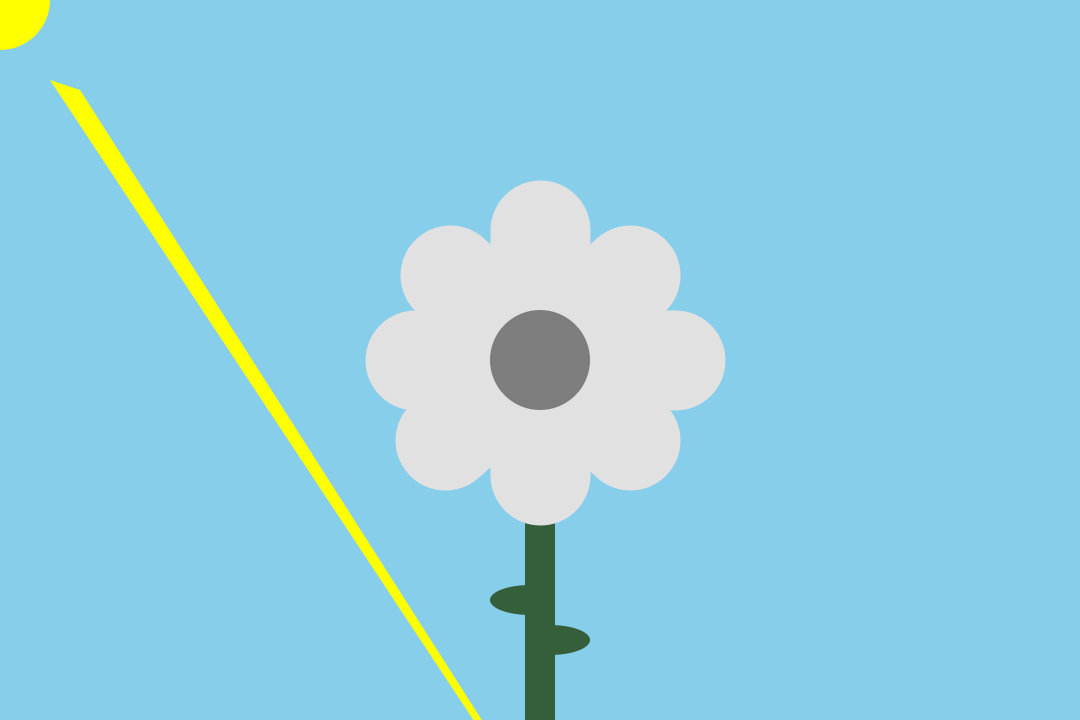
Frame 1 (no input)
Frame 60 (the mouse pressed at the canvas centre just before this capture): identical to frame 1, image omitted
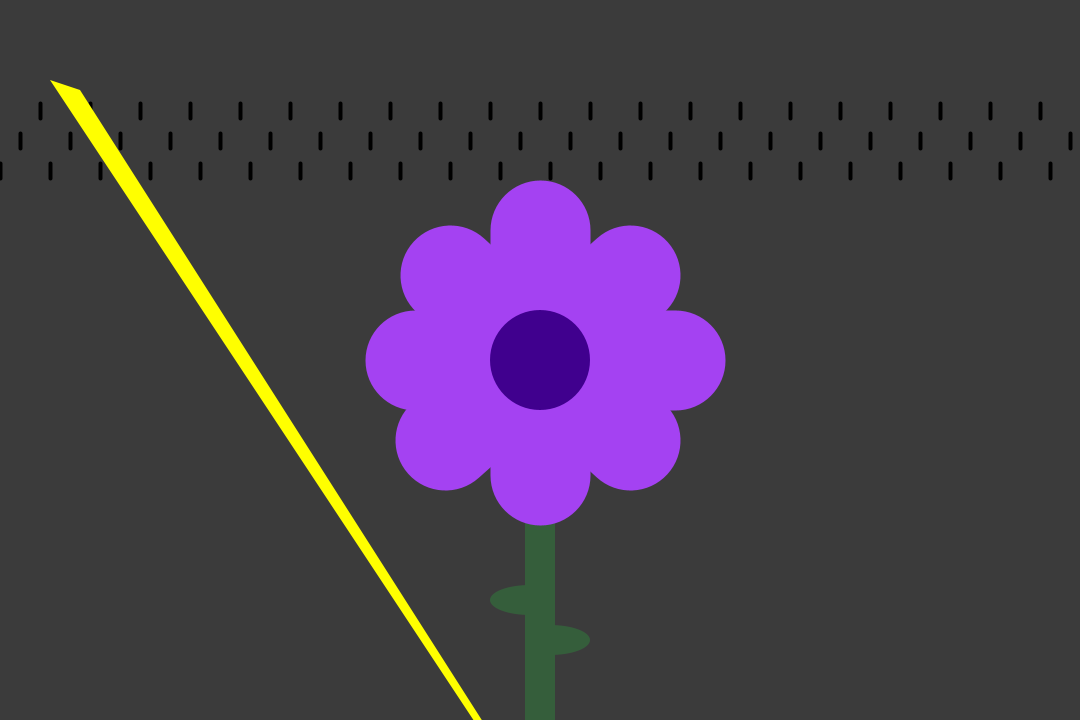
Frame 120 (the mouse held since frame 60 and released just before this capture)

The Processing sketch that drew these frames (run headless with seeded random() and noise(); from frame 60 on, the mouse is pressed at the canvas centre):

// Processing sketch: SS3_Flower3
// ── SS3_Flower3.pde
//The Flower 3.0 by Renuka 
float r = 225;
float g = 225;
float b = 225;
float y = 0;
float count = 0;
int diameter = 100; 

void setup() {
  size (1080, 720);
  rectMode(CENTER); 
}

void draw() {
  //RAIN SHOWER
  // move cursor on the left side to keep the sun and sky
  // move the cursor to the right side to make the sky gray
  if (mouseX < width/2) {
    background (135, 206, 235);
  } else {
    background (count);
    for (int x=0; x<=width+40; x+=50) {
      stroke(0);
      strokeWeight(4);
      line(x, y, x, y-15); //bottom row
      line(x-30, y-30, x-30, y-45); //middle row
      line(x-60, y-60, x-60, y-75); //top row
    }
  }

  y+=1.5;  //y value of lines increments after we exit the for loop

  if (y>=(height/4)+50) { //if y value reaches 50 pixels below canvas
    y=-50;  //sets y value to 50 pixels above canvas
  }
  
  if (count<=100) {
    count = count+0.5;
  } else {
    count = 10;
  }

  //SUN 
  //Press and hold the spacebar to increase the size of the sun
  noStroke();
  fill(255, 255, 0);
  if (mouseX < width/2) {
    ellipse(0, 0, diameter, diameter);
  }
  if (keyPressed == true && diameter <= 350) {
    ellipse(0, 0, diameter, diameter++);
  }

  //Mouse pressed on stem creates "grass" pattern
  
  if (mouseX>width/2-15 && mouseX<width/2+15 && mouseY>height-height/2 && mouseY<height+height/2) {
    for (int y=(3*height)/4; y<height; y+=22) {
      for (int x = 0; x<=width; x+=22) {
        for (int d=20; d>0; d-=4) {
          fill (91, 163, 102);
          //rect (x, y, d, d);
          //triangle(x, d, d, y, x, y);
          triangle(x, d, x, y, d, y);
        }
      }
    }
  }
  
  triangle(height-15, width-10, 80, 90, 50, 80);

  //STEM
  noStroke();
  fill(53, 94, 59);
  rect(width/2, height, 30, height);

  //arc(x, y, width, height, start, stop, mode)

  //LEFT LEAF
  arc(530, 600, 80, 30, HALF_PI, PI+HALF_PI);

  //RIGHT LEAF
  arc(550, 640, 80, 30, PI+HALF_PI, TWO_PI+HALF_PI);

  fill(255, 255, 0);
  stroke(r, g, b);
  strokeWeight(100);

  // press mouse to change color of the flower 
  //PETALS
  //diagonal top left to bottom right
  line (450, 275, 630, 440);

  //diagonal top right to bottom left
  line (630, 275, 445, 440);

  //vertical
  line (540, 230, 540, 475);

  //horizontal
  line (415, 360, 675, 360);

  //CENTER CIRCLE
  fill(r-100, g-100, b-100);
  noStroke();
  circle(540, 360, 100);
}  

// assign random values for r, g, b
void mousePressed() {
  r = random(255);
  g = random(255);
  b = random(255);
}
